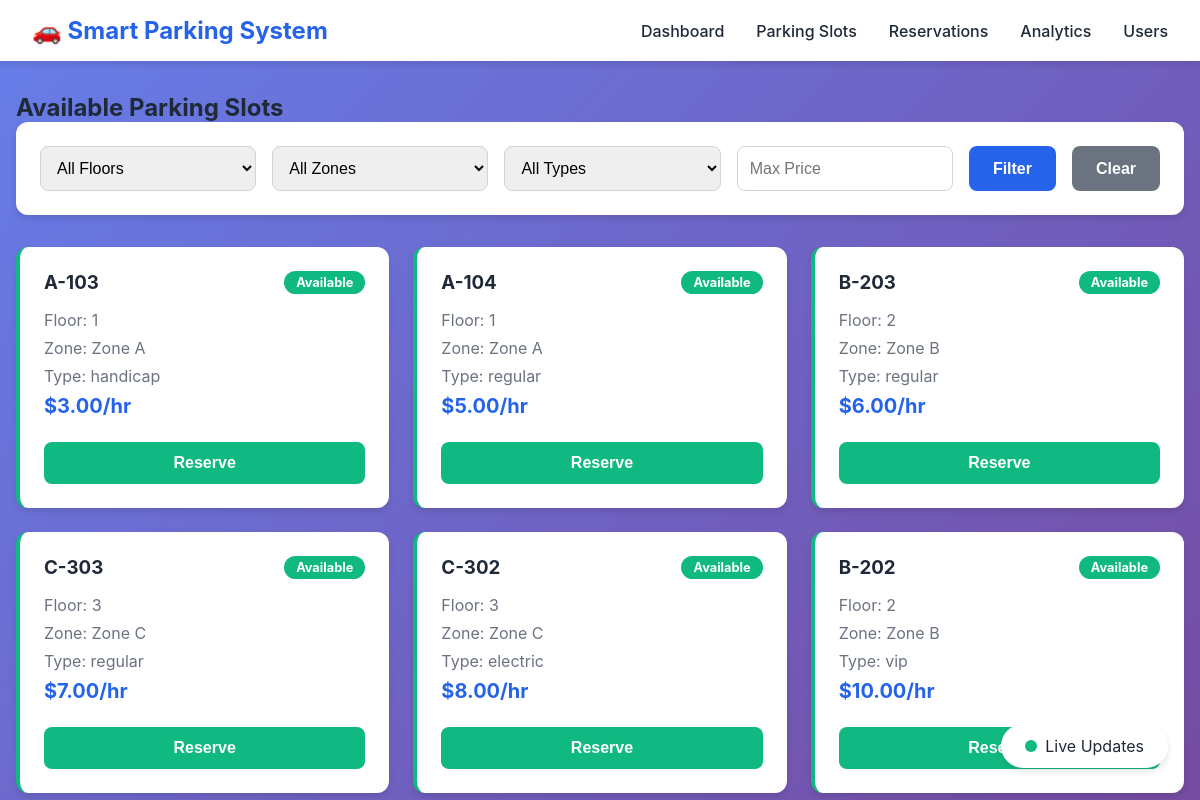
The page /slots on the database as committed earlier.
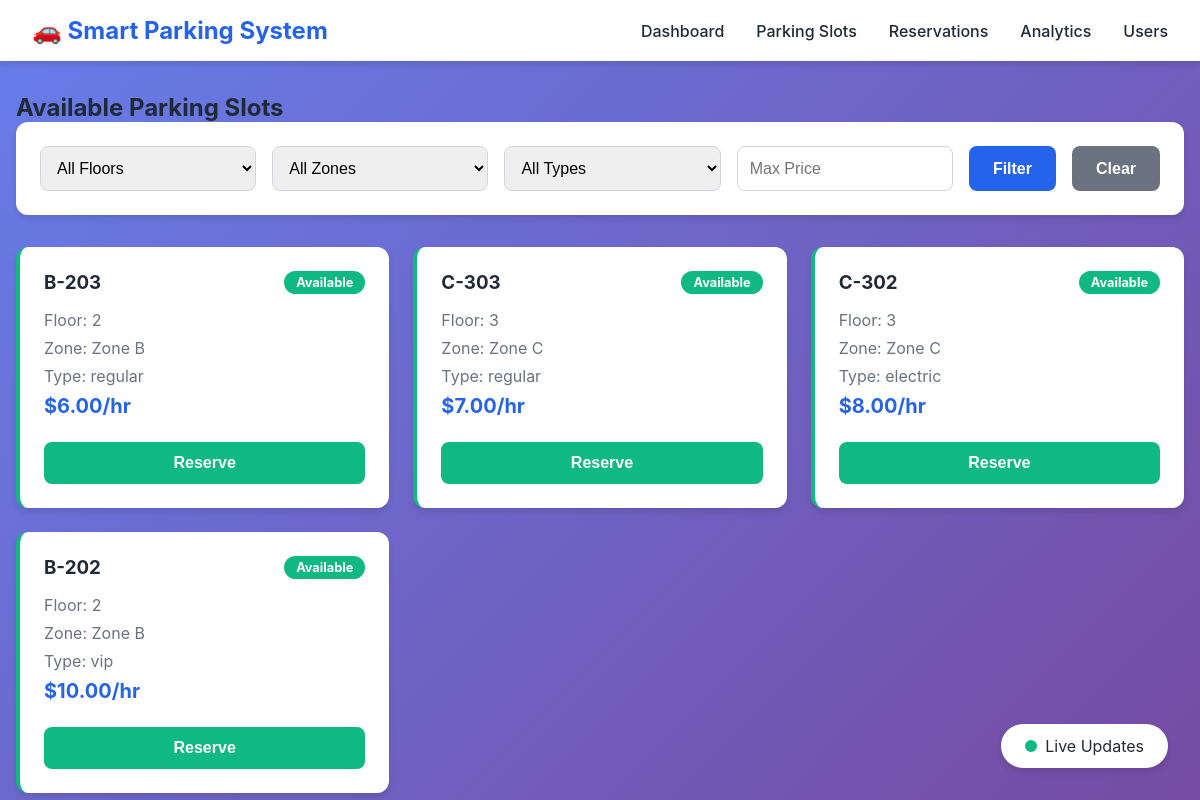
The same page on the database as committed later.
### tables this page shows
CREATE TABLE parking_slots (
                slot_id INTEGER PRIMARY KEY AUTOINCREMENT,
                slot_number VARCHAR(10) UNIQUE NOT NULL,
                floor_number INTEGER NOT NULL,
                zone VARCHAR(50),
                slot_type VARCHAR(20) DEFAULT 'regular',
                is_available BOOLEAN DEFAULT 1,
                price_per_hour DECIMAL(10,2) DEFAULT 5.00,
                created_at TIMESTAMP DEFAULT CURRENT_TIMESTAMP
            );

### app.py (the view)
@app.route('/slots')
def slots():
    all_slots = parking.search_available_slots_optimized()
    return render_template('slots.html', slots=all_slots)

### parking_system.py (called while the page is built)
    def connect(self):
        self.conn = sqlite3.connect(self.db_name)
        self.cursor = self.conn.cursor()

    def close(self):
        if self.conn:
            self.conn.close()

### templates/slots.html (shortened to what this page needs)
{% extends "base.html" %}
{% block content %}
<div class="slots-page">
    <h2>Available Parking Slots</h2>
    <div class="filters">
        <select id="floor-filter" class="filter-select">
            <option value="">All Floors</option>
        </select>
        <select id="zone-filter" class="filter-select">
            <option value="">All Zones</option>
        </select>
        <select id="type-filter" class="filter-select">
            <option value="">All Types</option>
        </select>
        <input type="number" id="price-filter" class="filter-input" placeholder="Max Price" step="0.5">
        <button onclick="applyFilters()" class="btn btn-primary">Filter</button>
        <button onclick="clearFilters()" class="btn btn-secondary">Clear</button>
    </div>
    <div id="slots-grid" class="slots-grid">
        {% for slot in slots %}
        <div class="slot-card {% if slot[5] %}available{% else %}occupied{% endif %}">
            <div class="slot-header">
                <h3>{{ slot[1] }}</h3>
                <span class="slot-status">{{ 'Available' if slot[5] else 'Occupied' }}</span>
            </div>
            <div class="slot-details">
                <p>Floor: {{ slot[2] }}</p>
                <p>Zone: {{ slot[3] or 'N/A' }}</p>
                <p>Type: {{ slot[4] }}</p>
                <p class="slot-price">${{ "%.2f"|format(slot[6]) }}/hr</p>
            </div>
            {% if slot[5] %}
            <button onclick="reserveSlot({{ slot[0] }})" class="btn btn-success btn-block">Reserve</button>
            {% endif %}
        </div>
        {% endfor %}
    </div>
</div>
{% endblock %}

### templates/base.html (shortened to what this page needs)
<!DOCTYPE html>
<html lang="en">
<head>
    <link rel="stylesheet" href="{{ url_for('static', filename='style.css') }}">
</head>
<body>
    <nav class="navbar">
        <div class="nav-brand">
            <h1>🚗 Smart Parking System</h1>
        </div>
        <ul class="nav-menu">
            <li><a href="/" class="nav-link">Dashboard</a></li>
            <li><a href="/slots" class="nav-link">Parking Slots</a></li>
            <li><a href="/reservations" class="nav-link">Reservations</a></li>
            <li><a href="/analytics" class="nav-link">Analytics</a></li>
            <li><a href="/users" class="nav-link">Users</a></li>
        </ul>
    </nav>
    <main class="container">
        {% block content %}{% endblock %}
    </main>
    <div class="live-indicator">
        <span class="pulse"></span>
        <span>Live Updates</span>
    </div>
</body>
</html>

### static/style.css (style rules this page uses)
* { margin: 0; padding: 0; box-sizing: border-box; }
:root { --primary: #2563eb; --success: #10b981; --warning: #f59e0b; --danger: #ef4444; --info: #3b82f6; --dark: #1f2937; --light: #f3f4f6; --white: #ffffff; --shadow: 0 4px 6px rgba(0, 0, 0, 0.1); }
body { font-family: -apple-system, BlinkMacSystemFont, 'Segoe UI', Roboto, Oxygen, Ubuntu, Cantarell, sans-serif; background: linear-gradient(135deg, #667eea 0%, #764ba2 100%); min-height: 100vh; color: var(--dark); }
.navbar { background: var(--white); padding: 1rem 2rem; box-shadow: var(--shadow); display: flex; justify-content: space-between; align-items: center; }
.nav-brand h1 { font-size: 1.5rem; color: var(--primary); }
.nav-menu { list-style: none; display: flex; gap: 2rem; }
.nav-link { text-decoration: none; color: var(--dark); font-weight: 500; transition: color 0.3s; }
.container { max-width: 1200px; margin: 2rem auto; padding: 0 1rem; }
.slots-grid { display: grid; grid-template-columns: repeat(auto-fill, minmax(280px, 1fr)); gap: 1.5rem; margin-top: 2rem; }
.slot-card { background: var(--white); border-radius: 12px; padding: 1.5rem; box-shadow: var(--shadow); transition: transform 0.3s; }
.slot-card.available { border-left: 4px solid var(--success); }
.slot-header { display: flex; justify-content: space-between; align-items: center; margin-bottom: 1rem; }
.slot-status { padding: 0.25rem 0.75rem; border-radius: 20px; font-size: 0.8rem; font-weight: bold; }
.slot-card.available .slot-status { background: var(--success); color: var(--white); }
.slot-details p { margin: 0.5rem 0; color: #6b7280; }
.slot-price { font-size: 1.25rem; font-weight: bold; color: var(--primary) !important; margin-top: 1rem; }
.filters { background: var(--white); padding: 1.5rem; border-radius: 12px; box-shadow: var(--shadow); display: flex; gap: 1rem; flex-wrap: wrap; }
.filter-select, .filter-input { padding: 0.75rem; border: 1px solid #d1d5db; border-radius: 8px; font-size: 1rem; flex: 1; min-width: 150px; }
.btn { padding: 0.75rem 1.5rem; border: none; border-radius: 8px; font-size: 1rem; font-weight: 600; cursor: pointer; transition: all 0.3s; }
.btn-primary { background: var(--primary); color: var(--white); }
.btn-secondary { background: #6b7280; color: var(--white); }
.btn-success { background: var(--success); color: var(--white); }
.btn-block { width: 100%; margin-top: 1rem; }
.live-indicator { position: fixed; bottom: 2rem; right: 2rem; background: var(--white); padding: 0.75rem 1.5rem; border-radius: 50px; box-shadow: var(--shadow); display: flex; align-items: center; gap: 0.5rem; }
.pulse { width: 12px; height: 12px; background: var(--success); border-radius: 50%; animation: pulse 2s infinite; }

Rows that differ between the two databases and show on the page:
no longer on this page (row edited): parking_slots: slot_number "A-103", is_available "Available", floor_number "1", zone "Zone A", slot_type "handicap", price_per_hour "3.00"
no longer on this page (row edited): parking_slots: slot_number "A-104", is_available "Available", floor_number "1", zone "Zone A", slot_type "regular", price_per_hour "5.00"
